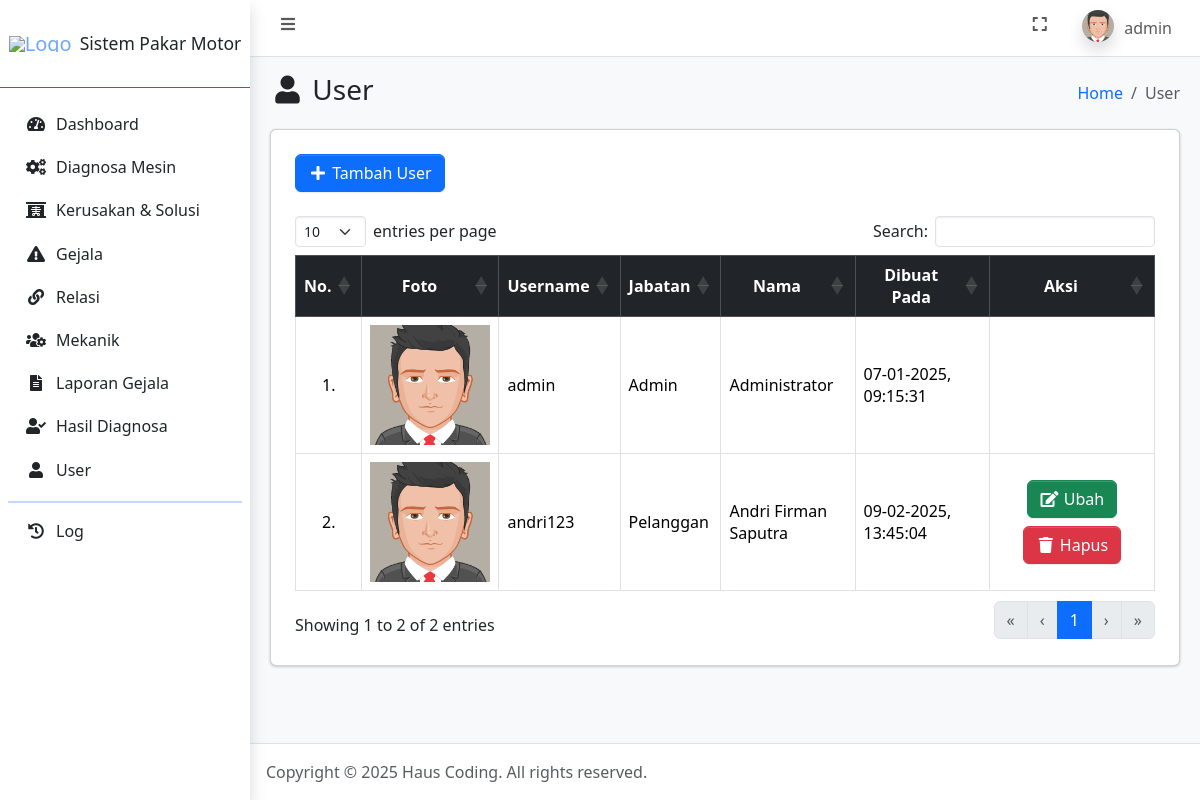
The app's page /user.php (signed in), older data.
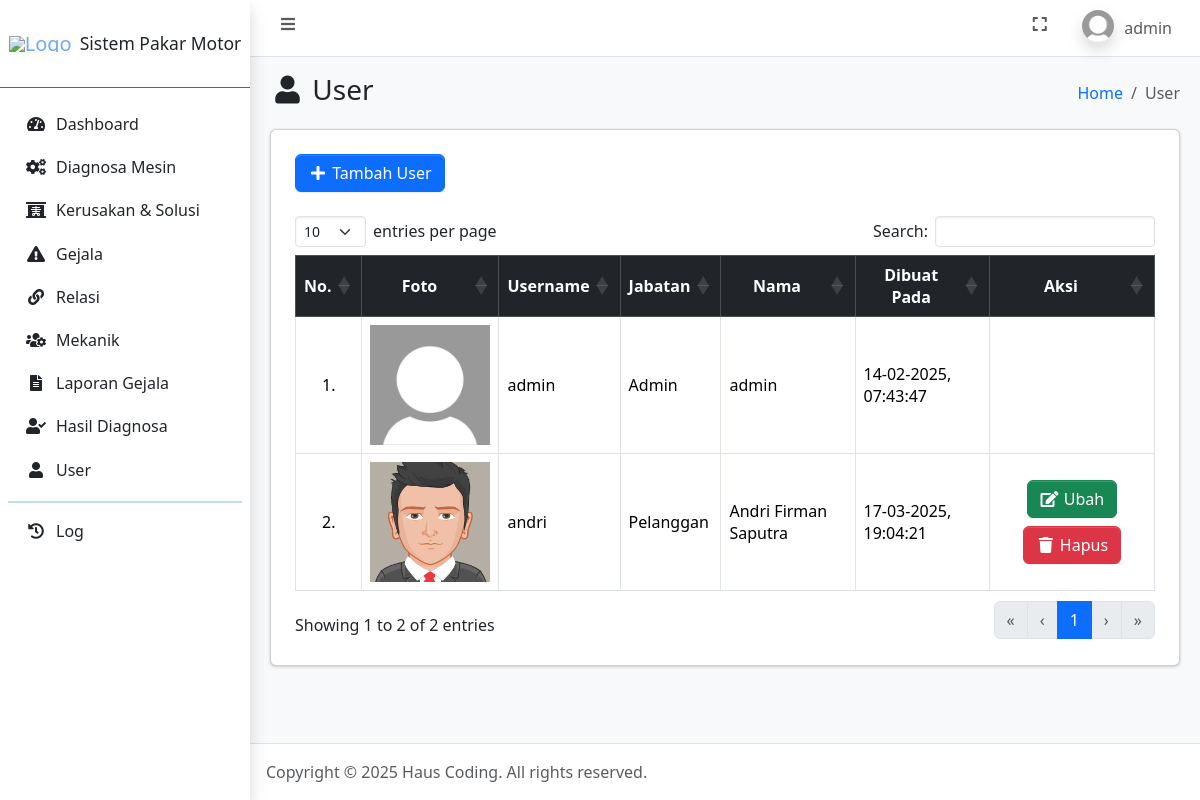
The same page, newer data.
### tables this page shows
CREATE TABLE `user` (
  `id_user` int(11) NOT NULL,
  `username` varchar(100) NOT NULL,
  `password` varchar(255) NOT NULL,
  `jabatan` enum('admin','pelanggan') NOT NULL,
  `nama` varchar(100) NOT NULL,
  `jenis_kelamin` enum('laki-laki','perempuan') NOT NULL,
  `tanggal_lahir` date NOT NULL,
  `alamat` text NOT NULL,
  `foto` text NOT NULL,
  `dibuat_pada` timestamp NOT NULL DEFAULT current_timestamp()
);

### connection.php (called while the page is built, shortened)
<?php
	$host = 'localhost';
	$user = 'root';
	$pass = '';
	$database = 'sistem_pakar_motor';
	$conn = mysqli_connect($host, $user, $pass, $database);
    if (isset($_SESSION['id_user'])) {
    	$id_user = $_SESSION['id_user'];
		$dataUser = mysqli_fetch_assoc(mysqli_query($conn, "SELECT * FROM user WHERE id_user = $id_user"));
	}
?>

### user.php (the view, shortened to what the changed rows need)
<?php
    require_once 'connection.php';
    $user = mysqli_query($conn, "SELECT * FROM user ORDER BY username ASC");
?>
<!DOCTYPE html>
<html lang="en">
<head>
    <?php include_once 'include/head.php'; ?>
</head>
<body class="layout-fixed sidebar-expand-lg bg-body-tertiary">
    <div class="app-wrapper">
        <?php include_once 'include/navbar.php'; ?>
        <main class="app-main">
            <div class="app-content">
                <div class="container-fluid">
                    <div class="card">
                        <div class="card-body">
                            <div class="table-responsive p-2">
                                <table class="table table-bordered" id="table_id">
                                    <thead class="table-dark">
                                        <tr>
                                            <th class="text-center align-middle">No.</th>
                                            <th class="text-center align-middle">Foto</th>
                                            <th class="text-center align-middle">Username</th>
                                            <th class="text-center align-middle">Jabatan</th>
                                            <th class="text-center align-middle">Nama</th>
                                            <th class="text-center align-middle">Dibuat Pada</th>
                                            <th class="text-center align-middle">Aksi</th>
                                        </tr>
                                    </thead>
                                    <tbody>
                                        <?php $i = 1; ?>
                                        <?php foreach ($user as $du): ?>
                                            <tr>
                                                <td class="text-center align-middle"><?= $i++; ?>.</td>
                                                <td class="text-center align-middle"><img style="width: 7.5rem" src="assets/img/profiles/<?= $du['foto']; ?>" alt="<?= $du['foto']; ?>"></td>
                                                <td class="align-middle"><?= $du['username']; ?></td>
                                                <td class="align-middle"><?= ucwords($du['jabatan']); ?></td>
                                                <td class="align-middle"><?= $du['nama']; ?></td>
                                                <td class="align-middle"><?= date('d-m-Y, H:i:s', strtotime($du['dibuat_pada']));; ?></td>
                                                <td class="text-center align-middle">
                                                    <?php if ($du['username'] != 'admin'): ?>
                                                        <a href="ubah_user.php?id_user=<?= $du['id_user']; ?>" class="m-1 btn btn-success"><i class="fas fa-fw fa-edit"></i> Ubah</a>
                                                        <a href="hapus_user.php?id_user=<?= $du['id_user']; ?>" data-nama="<?= $du['username']; ?>" class="m-1 btn btn-danger btn-delete"><i class="fas fa-fw fa-trash"></i> Hapus</a>
                                                    <?php endif ?>
                                                </td>
                                            </tr>
                                        <?php endforeach ?>
                                    </tbody>
                                </table>
                            </div>
                        </div>
                    </div>
                </div>
            </div>
        </main>
    </div>
</body>
</html>

### include/navbar.php (shortened to what the changed rows need)
<nav class="app-header navbar navbar-expand bg-body">
    <div class="container-fluid">
        <ul class="navbar-nav ms-auto">
            <li class="nav-item dropdown user-menu">
                <a href="#" class="nav-link dropdown-toggle" data-bs-toggle="dropdown" aria-expanded="false">
                    <img src="assets/img/profiles/<?= $dataUser['foto']; ?>" class="user-image rounded-circle shadow" alt="User Image">
                    <span class="d-none d-md-inline"><?= $dataUser['username']; ?></span>
                </a>
            </li>
        </ul>
    </div>
</nav>

Row changes from the older to the newer data that the page shows:
changed user "admin": foto: a different picture; nama "Administrator" → "admin"; dibuat_pada "07-01-2025, 09:15:31" → "14-02-2025, 07:43:47"
changed user "Pelanggan": username "andri123" → "andri"; dibuat_pada "09-02-2025, 13:45:04" → "17-03-2025, 19:04:21"
